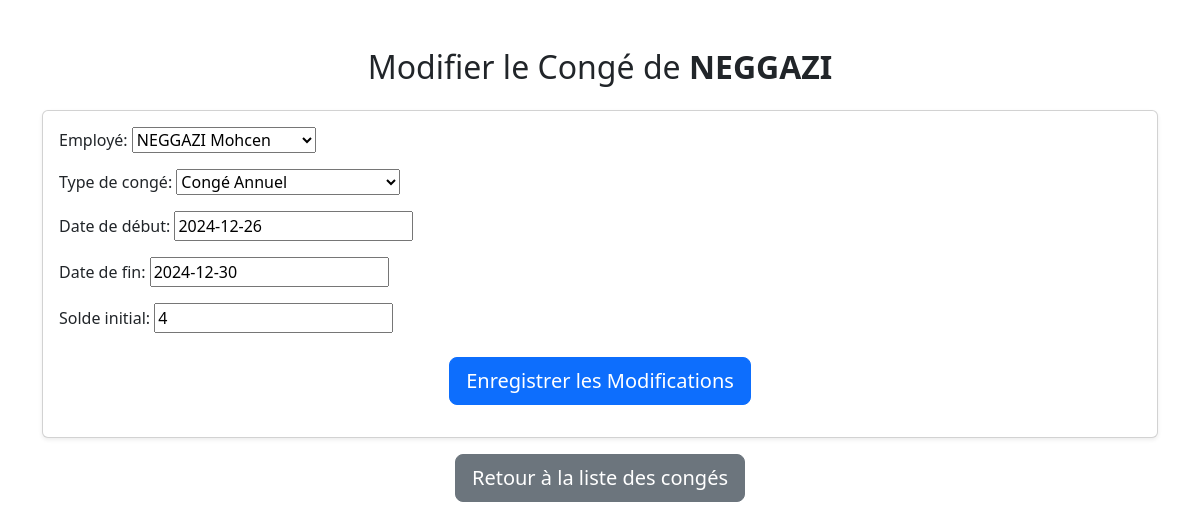
Page /conges/edit/3/ on the earlier database version.
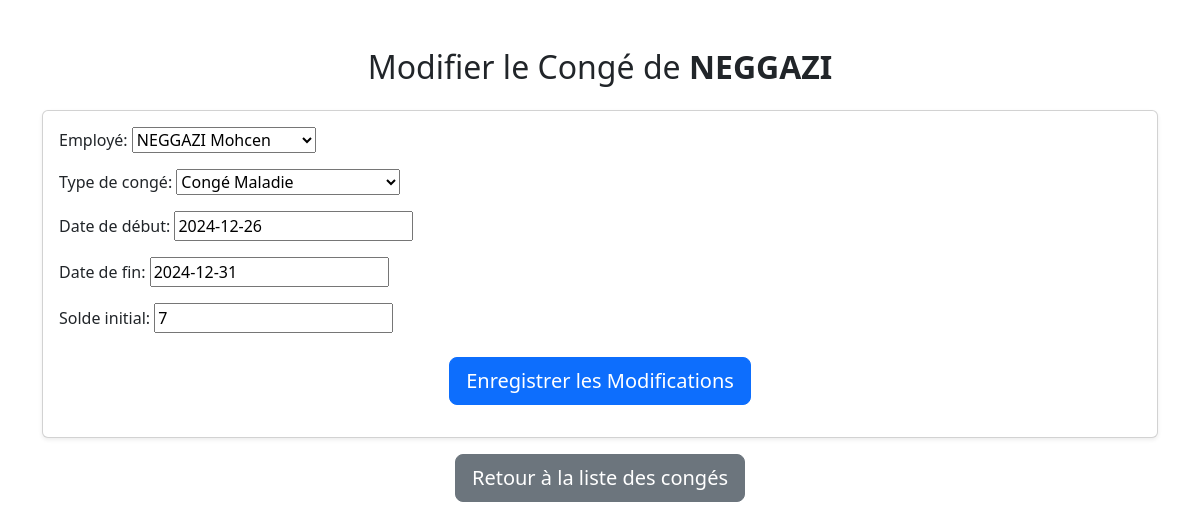
Same page on the later database version.
### app1/models.py (models this page shows, shortened)
class Conge(models.Model):
    TYPE_CONGE_CHOICES = [
        ('Annuel', 'Congé Annuel'),
        ('Maladie', 'Congé Maladie'),
        ('Maternité', 'Congé Maternité/Paternité'),
        ('Sans Solde', 'Congé Sans Solde'),
    ]
    employe = models.ForeignKey(
        Employe,
        on_delete=models.CASCADE,
        related_name="conges",
        verbose_name="Employé"
    )
    type_conge = models.CharField(
        max_length=20,
        choices=TYPE_CONGE_CHOICES,
        verbose_name="Type de congé"
    )
    date_debut = models.DateField(verbose_name="Date de début")
    date_fin = models.DateField(verbose_name="Date de fin")
    jours_utilises = models.PositiveIntegerField(editable=False, verbose_name="Jours utilisés")
    solde_initial = models.PositiveIntegerField(verbose_name="Solde initial")
    solde_restant = models.PositiveIntegerField(verbose_name="Solde restant", editable=False)
    class Meta:
        verbose_name = "Congé"
        verbose_name_plural = "Congés"
        ordering = ['-date_debut']  # Tri par date de début décroissante

class Employe(models.Model):
    nom = models.CharField(max_length=100, verbose_name="Nom")
    prenom = models.CharField(max_length=100, verbose_name="Prénom")
    date_naissance = models.DateField(verbose_name="Date de naissance")
    date_embauche = models.DateField(verbose_name="Date d'embauche")
    adresse = models.TextField(verbose_name="Adresse")
    service = models.ForeignKey(
        'Service',
        on_delete=models.SET_NULL,
        null=True,
        blank=True,
        verbose_name="Service"
    )
    competences = models.TextField(verbose_name="Compétences", blank=True)
    historique_professionnel = models.TextField(verbose_name="Historique professionnel", blank=True)
    class Meta:
        verbose_name = "Employé"
        verbose_name_plural = "Employés"
        ordering = ['nom', 'prenom']  # Tri par nom puis prénom
    def __str__(self):
        return f"{self.nom} {self.prenom}"

### app1/views.py (the view)
# urls.py: path('conges/edit/<int:conge_id>/', views.modifie_conge, name='edit_conge'),
def modifie_conge(request, conge_id):
    conge = get_object_or_404(Conge, id=conge_id)
    if request.method == 'POST':
        form = CongeForm(request.POST, instance=conge)
        if form.is_valid():
            form.save()  # Enregistrer les modifications
            return redirect('recherche_conge')  # Rediriger vers la liste des congés
    else:
        form = CongeForm(instance=conge)
    context = {
        'form': form,
        'conge': conge,
    }
    return render(request, 'modifie_conge.html', context)

### app1/forms.py (shortened to what this page needs)
class CongeForm(forms.ModelForm):
    class Meta:
        model = Conge
        fields = "__all__"

### app1/templates/modifie_conge.html (shortened to what this page needs)
{% load static %}
{% block content %}
<div class="container mt-5">
    <h2 class="text-center mb-4">Modifier le Congé de <strong>{{ conge.employe.nom }}</strong></h2>
    <div class="card shadow-sm">
        <div class="card-body">
            <form method="POST">
                <div class="form-group">
                    {{ form.as_p }}
                </div>
                <div class="text-center mt-4">
                    <button type="submit" class="btn btn-primary btn-lg">Enregistrer les Modifications</button>
                </div>
            </form>
        </div>
    </div>
    <div class="text-center mt-3">
        <a href="{% url 'recherche_conge' %}" class="btn btn-secondary btn-lg">Retour à la liste des congés</a>
    </div>
</div>
<link href="{% static 'css/bootstrap.min.css' %}" rel="stylesheet">
{% endblock %}

Differences in the rows shown:
changed Conge "NEGGAZI Mohcen": type_conge "Congé Annuel" → "Congé Maladie"; date_fin "2024-12-30" → "2024-12-31"; solde_initial "4" → "7"
